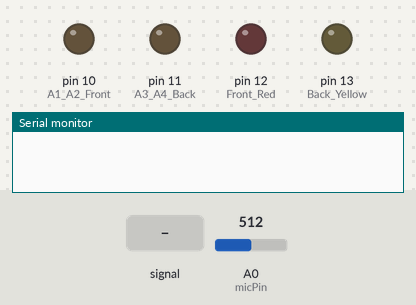
The sketch below on a simulated Arduino Uno, built with avr-gcc and run on an emulated ATmega328P. On the bench: output pins drawn as LEDs (lit = HIGH), the last lines printed to the serial monitor. Dashed ring = blinking. The inputs (shaded band) are chosen by the test bench; at power-on: A0 (micPin) = 512.

Above: at 1.2 s.
1.3 s: A0 (micPin) fed a 2 Hz sine of ±306 counts around its level
At 2.24 s:
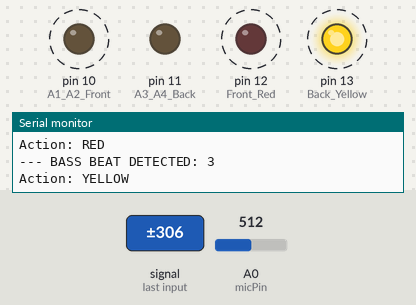
At 2.64 s:
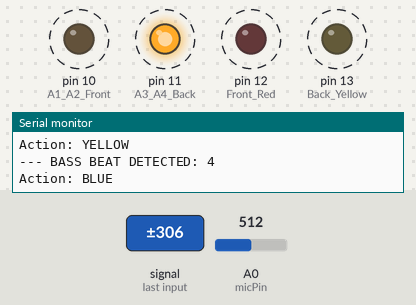
4.3 s: A0 (micPin) set to 716
At 5.4 s:
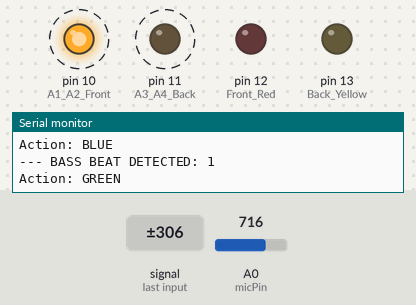
5.8 s: A0 (micPin) set to 732
7.3 s: A0 (micPin) set to 752
8.8 s: A0 (micPin) set to 779
10.3 s: A0 (micPin) set to 811
At 11.2 s:
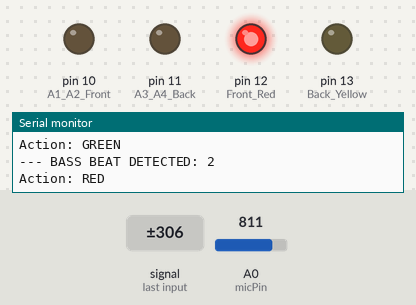
Timing chart, 0 to 12.8 s (numbered marks = the images above; inputs shaded):
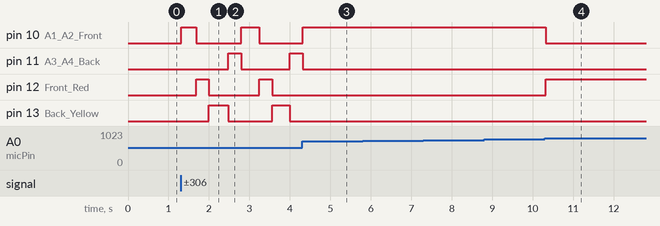

Measured:
- the behaviour switches between 793 and 794 on A0 (micPin) (found by bisection; images 3 and 4)
- after the input at 1.3 s, pin 10 (A1_A2_Front): alternates HIGH for 0.40 s and LOW for 1.1 s, starting at once; pin 11 (A3_A4_Back): LOW → HIGH after 1.2 s, → LOW 0.32 s later, → HIGH 1.2 s later
- after the input at 4.3 s, pin 12 (Front_Red): stays LOW (without the input it goes to HIGH after 0.50 s); pin 13 (Back_Yellow): stays LOW (without the input it goes to HIGH after 0.94 s)
- after the input at 5.8 s, every drawn part: stays the same
- after the input at 7.3 s, every drawn part: stays the same
- after the input at 8.8 s, every drawn part: stays the same
- after the input at 10.3 s, pin 10 (A1_A2_Front): HIGH → LOW at once; pin 12 (Front_Red): LOW → HIGH at once

The sketch:

Choreography3.ino
```cpp
// Pins for the LEDs (Mapped based on your physical setup)
const int micPin = A0;       // MAX9814 or KY-038 Analog output
const int A1_A2_Front = 10;  // Green LED on pin 10
const int Front_Red = 12;    // Red LED on pin 12
const int A3_A4_Back = 11;   // Blue LED on pin 11
const int Back_Yellow = 13;  // Yellow LED on pin 13

// Bass Filtering Variables
float filteredSignal = 512.0;       // Starts at the center reference voltage
const float lpFilterCutoff = 0.15;  // Low-Pass Filter coefficient (Lower = tighter bass)

// Variables for Bass Envelope (Volume of the Bass)
int bassMax = 0;
int bassMin = 1024;
unsigned long sampleStart = 0;
const int sampleWindow = 40; // 40ms window catches low frequencies (25Hz)

// Variables for Tracking Bass Volume History
const int historySize = 20;
int bassHistory[historySize];
int historyIndex = 0;
long historySum = 0;

// Bass Beat Threshold (Adjust this to make the bass beat more/less sensitive)
const float beatThresholdMultiplier = 1.30;

// Choreography Variables
int beatCount = 0;
unsigned long lastBeatTime = 0;
const int beatDebounce = 300; // Prevents double-triggering on a single long bass thump

void setup() {
  pinMode(A1_A2_Front, OUTPUT);
  pinMode(Front_Red, OUTPUT);
  pinMode(A3_A4_Back, OUTPUT);
  pinMode(Back_Yellow, OUTPUT);

  Serial.begin(9600);

  // Initialize history array
  for (int i = 0; i < historySize; i++) {
    bassHistory[i] = 0;
  }
}

void loop() {
  bassMax = 0;
  bassMin = 1024;
  sampleStart = millis();

  // 1. COLLECT SAMPLES & APPLY DIGITAL LOW-PASS FILTER
  while (millis() - sampleStart < sampleWindow) {
    int rawSample = analogRead(micPin);

    // Low-Pass Filter Formula: smooths out high frequency noise, leaving only low bass waves
    filteredSignal = filteredSignal + lpFilterCutoff * (rawSample - filteredSignal);

    int currentFilteredValue = (int)filteredSignal;

    // Find the peaks of ONLY the filtered bass signal
    if (currentFilteredValue > bassMax) bassMax = currentFilteredValue;
    if (currentFilteredValue < bassMin) bassMin = currentFilteredValue;
  }

  // This is the volume (amplitude) of ONLY the bass frequencies
  int bassPeakToPeak = bassMax - bassMin;

  // 2. TRACK THE RUNNING AVERAGE OF THE BASS
  historySum -= bassHistory[historyIndex];
  bassHistory[historyIndex] = bassPeakToPeak;
  historySum += bassHistory[historyIndex];
  historyIndex = (historyIndex + 1) % historySize;
  float averageBassVolume = (float)historySum / historySize;

  // 3. TRIGGER BEAT CHOREOGRAPHY BASED ON BASS SPIKES ONLY
  if (bassPeakToPeak > (averageBassVolume * beatThresholdMultiplier) && bassPeakToPeak > 20 && (millis() - lastBeatTime > beatDebounce)) {

    lastBeatTime = millis();
    beatCount++;

    if (beatCount > 4) {
      beatCount = 1;
    }

    Serial.print("--- BASS BEAT DETECTED: ");
    Serial.println(beatCount);

    // 4. CHOREOGRAPHY SWITCH - INDIVIDUAL COLOR CYCLE
    switch (beatCount) {
      case 1:
        // Beat 1: Only Green is ON
        digitalWrite(A1_A2_Front, HIGH); // Green ON
        digitalWrite(Front_Red, LOW);    // Red OFF
        digitalWrite(Back_Yellow, LOW);  // Yellow OFF
        digitalWrite(A3_A4_Back, LOW);   // Blue OFF
        Serial.println("Action: GREEN");
        break;

      case 2:
        // Beat 2: Only Red is ON
        digitalWrite(A1_A2_Front, LOW);  // Green OFF
        digitalWrite(Front_Red, HIGH);   // Red ON
        digitalWrite(Back_Yellow, LOW);  // Yellow OFF
        digitalWrite(A3_A4_Back, LOW);   // Blue OFF
        Serial.println("Action: RED");
        break;

      case 3:
        // Beat 3: Only Yellow is ON
        digitalWrite(A1_A2_Front, LOW);  // Green OFF
        digitalWrite(Front_Red, LOW);    // Red OFF
        digitalWrite(Back_Yellow, HIGH); // Yellow ON
        digitalWrite(A3_A4_Back, LOW);   // Blue OFF
        Serial.println("Action: YELLOW");
        break;

      case 4:
        // Beat 4: Only Blue is ON
        digitalWrite(A1_A2_Front, LOW);  // Green OFF
        digitalWrite(Front_Red, LOW);    // Red OFF
        digitalWrite(Back_Yellow, LOW);  // Yellow OFF
        digitalWrite(A3_A4_Back, HIGH);  // Blue ON
        Serial.println("Action: BLUE");
        break;
    }
  }
}
```
